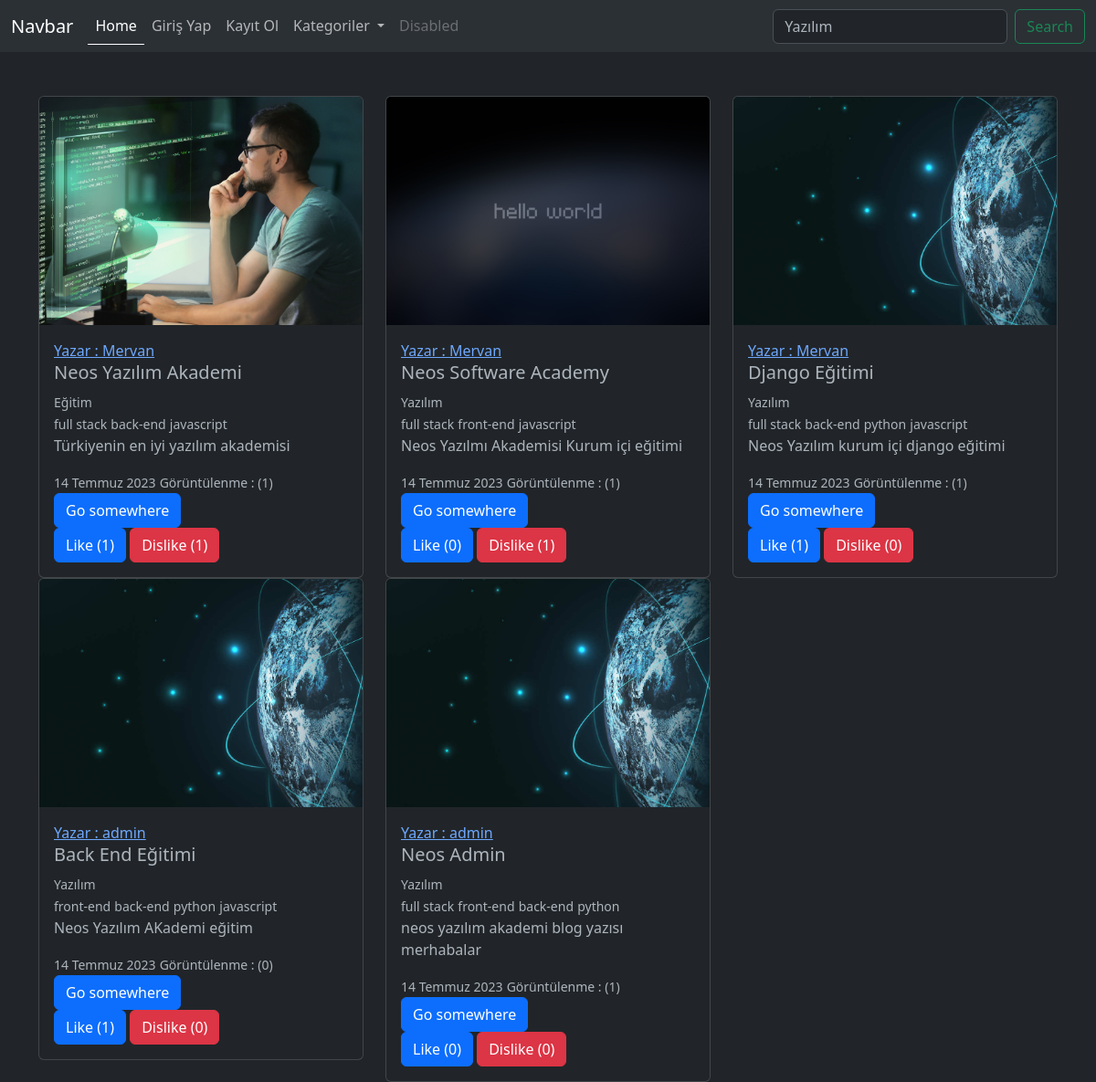
The app's page /?search=Yazılım with its own data.
### posts/models.py (models this page shows, shortened)
class Blog(models.Model):
    owner = models.ForeignKey(User, on_delete=models.CASCADE, null=True)
    kategori = models.ForeignKey(Kategori, on_delete=models.SET_NULL, null=True)
    alt = models.ManyToManyField(AltKategori)
    ornek = models.OneToOneField(Kategori, related_name="ornegim", on_delete=models.CASCADE, null=True, blank=True)
    title = models.CharField(max_length=100) # type text Neos Yazılım Akademi
    content = models.TextField(verbose_name="İçerik", help_text="Buraya yazacağınız içerik bloğunuzun içeriği olacaktır") # textarea
    image = models.ImageField(upload_to = 'blogs/', null=True)
    created_at = models.DateTimeField(auto_now_add=True, verbose_name="Oluşturulma Tarihi", null=True)
    like = models.ManyToManyField('user.Profile', related_name="beğeniler")
    dislike = models.ManyToManyField('user.Profile')
    view = models.ManyToManyField('posts.IpModel', related_name="goruntulenme", blank=True)
    slug = models.SlugField(null=True, blank=True, editable=False) # neos-yazilim-akademi
    def get_absolute_url(self):
        return reverse('detail', kwargs={'pk':self.slug})
    class Meta:
        verbose_name_plural = "Yazılar" # anabaşlık
        verbose_name = "Yazı" # tekil başlık

class Kategori(models.Model):
    name = models.CharField(max_length=100)

class AltKategori(models.Model):
    name = models.CharField(max_length=100)

### posts/views.py (the view)
# urls.py: path('', index, name="index"),
def index(request):
    blogs = Blog.objects.all()
    print("Views")
    if request.method == 'POST':
        like(request)
        return redirect('index')
    search = ''
    if request.GET.get('search'):
        search = request.GET.get('search')
        blogs = Blog.objects.filter(
            Q(title__icontains = search) |
            Q(kategori__name__icontains = search)
        )
    context = {
        'blogs':blogs,
        'search':search,
    }
    return render(request, 'index.html', context)

### posts/context_processors.py (called while the page is built)
def get_category(request):
    kategoriler = Kategori.objects.all()
    context = {
        'kategoriler':kategoriler
    }
    return context

### templates/index.html (shortened to what this page needs)
{% load static %}
{% load humanize %}
<!DOCTYPE html>
<html lang="en">
<head>
    <link href="https://cdn.jsdelivr.net/npm/bootstrap@5.3.0/dist/css/bootstrap.min.css" rel="stylesheet">
    <link rel="stylesheet" href="{% static 'style.css' %}">
</head>
<body data-bs-theme="dark">
    {% include 'partials/_navbar.html' %}
    <div class="container mt-5">
      {% block content %}
        <div class="row">
            {% for i in blogs %}
                {% include 'partials/_card.html' %}
            {% empty %}
            <h1 class="text-center">Blog Bulunmadı</h1>
            {% endfor %}
        </div>
      {% endblock content %}
    </div>
</body>
</html>

### templates/partials/_card.html (shortened to what this page needs)
{% load humanize %}
<div class="col-4">
    <div class="card">
        {% if i.image %}
            <img src="{{i.image.url}}" height="250" class="card-img-top" alt="...">
        {% else %}
            <p>Resim Yok</p>
        {% endif %}
        <div class="card-body">
          <a href="{% url 'profile' i.owner.profile.id %}">Yazar : {{i.owner.username}}</a>
          <h5 class="card-title">{{i.title}}</h5>
          <small>{{i.kategori.name}}</small>
          <br>
          {% for j in i.alt.all %}
          <small>{{j.name}}</small>
          {% endfor %}
          <p class="card-text">{{i.content}}</p>
          <small class="text-capitalize">{{i.created_at|naturalday}}</small>
          <small>Görüntülenme : ({{i.view.all.count}})</small>
          <br>
          <a href="{{i.get_absolute_url}}" class="btn btn-primary">Go somewhere</a>
          <form class="d-inline-block" method="POST">
            <input type="submit" name="like" value="Like ({{i.like.all.count}})"
            {% if request.user.profile in i.like.all %}
            class="btn btn-success"
            {% else %}
            class="btn btn-primary"
            {% endif %}
             >
            <input type="submit" name="dislike" value="Dislike ({{i.dislike.all.count}})"
            {% if request.user.profile in i.dislike.all %}
            class="btn btn-secondary"
            {% else %}
            class="btn btn-danger"
            {% endif %}
            >
          </form>
        </div>
      </div>
</div>

### records on screen
Blog: image (picture), owner.username "Mervan", title "Neos Yazılım Akademi", kategori.name "Eğitim", content "Türkiyenin en iyi yazılım akademisi", created_at "14 Temmuz 2023", view.all.count "1", like "Like (1)", dislike "Dislike (1)"
AltKategori: name "full stack"
AltKategori: name "back-end"
AltKategori: name "javascript"
Blog: image (picture), owner.username "Mervan", title "Neos Software Academy", kategori.name "Yazılım", content "Neos Yazılmı Akademisi Kurum içi eğitimi", created_at "14 Temmuz 2023", view.all.count "1", like "Like (0)", dislike "Dislike (1)"
AltKategori: name "front-end"
Blog: image (picture), owner.username "Mervan", title "Django Eğitimi", kategori.name "Yazılım", content "Neos Yazılım kurum içi django eğitimi", created_at "14 Temmuz 2023", view.all.count "1", like "Like (1)", dislike "Dislike (0)"
AltKategori: name "python"
Blog: image (picture), owner.username "admin", title "Back End Eğitimi", kategori.name "Yazılım", content "Neos Yazılım AKademi eğitim", created_at "14 Temmuz 2023", view.all.count "0", like "Like (1)", dislike "Dislike (0)"
Blog: image (picture), owner.username "admin", title "Neos Admin", kategori.name "Yazılım", content "neos yazılım akademi blog yazısı merhabalar", created_at "14 Temmuz 2023", view.all.count "1", like "Like (0)", dislike "Dislike (0)"
